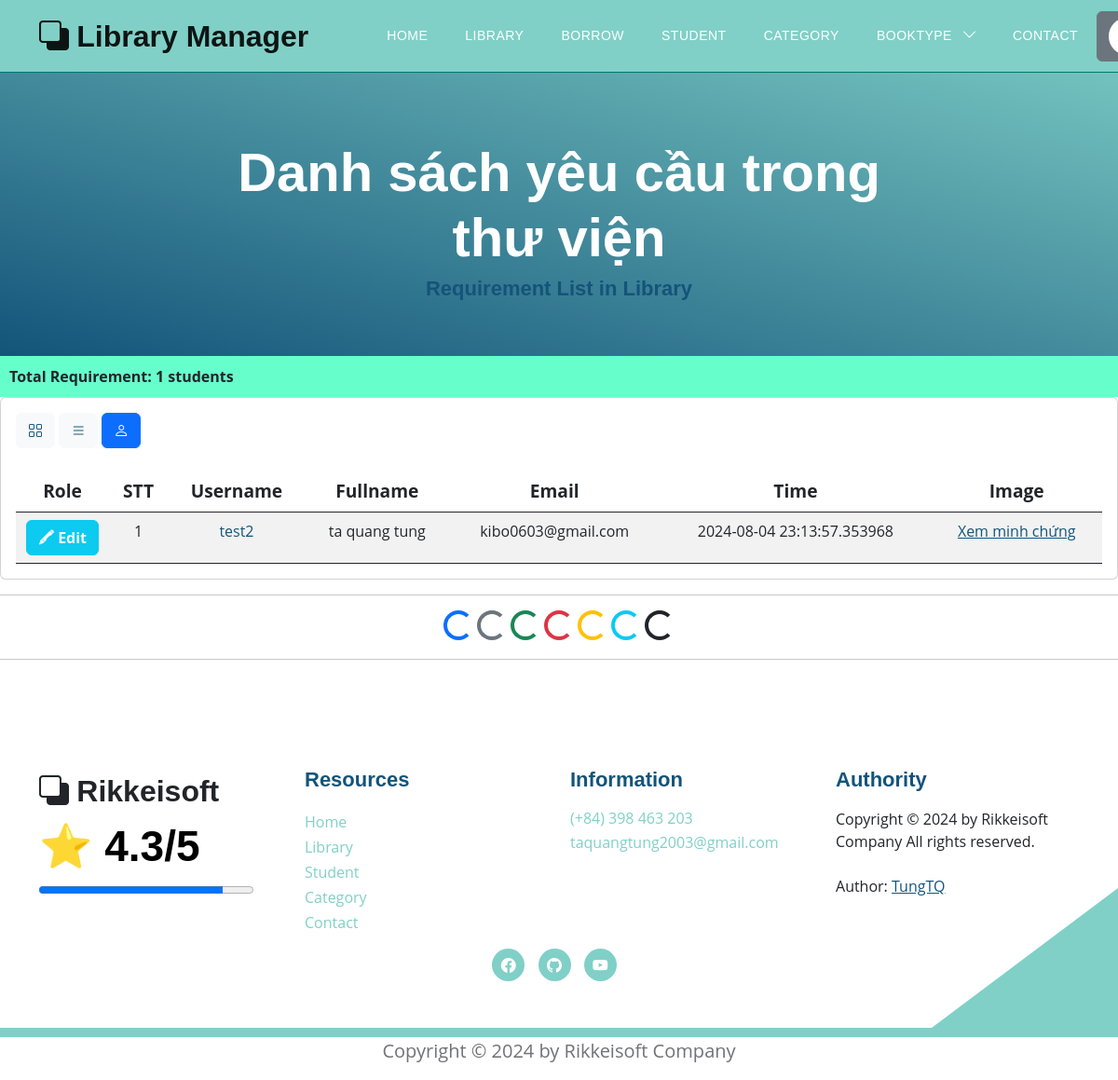
Page /authority/requirements (signed in) on the committed database.
### models.py (models this page shows)
class JoinAdmin(Base):
    __tablename__ = 'joinadmin'
    id = Column(Integer, primary_key=True, autoincrement=True)          # Khóa chính mới cho bảng
    username_id = Column(String(30), ForeignKey('users.username'), nullable=False, index=True)
    image_contribution = Column(String(100), index=True, nullable=True)         # Lưu thông tin chuyển khoản
    inserted_at = Column(DateTime, index=True)      # Thời gian tạo yêu cầu (User)
    updated_at = Column(DateTime, index=True)       # Thời gian update quyền (SuperAdmin)
    status = Column(Boolean, index=True)            # Trạng thái đã đổi
    user = relationship('User', back_populates='join_requests')

class User(Base):
    __tablename__ = 'users'
    username = Column(String(30), primary_key=True, unique=True, index=True)
    fullname = Column(String(100), index=True)
    email = Column(String(100), index=True)
    password = Column(String(100), index=True)
    role = Column(Integer, index=True)
    delete_flag = Column(Integer, index=True)
    avatar = Column(String(500), index=True, nullable=True)     # Trường thông tin avatar
    books = relationship("Book", back_populates="user")
    comments = relationship("CommentBook", back_populates="usercomment")
    join_requests = relationship('JoinAdmin', back_populates='user')

### routers/authority.py (the view)
@router.get('/authority/requirements', response_class=HTMLResponse)
async def get_requirement_list(request: Request, token: str = Cookie(None), db: Session = Depends(models.get_db)):
    mean_star = function.get_mean_star(db)
    all_category2 = db.query(models.Category).filter(models.Category.delete_flag != 1).all()
    if token:
        try:
            decodeJSON = jwt.decode(token, "secret", algorithms=["HS256"])
            username = decodeJSON["username"]
            user = function.get_user(db, username)
            if user.role != 2:
                return templates.TemplateResponse("errors/not_permit_access.html", {"request": request,
                                                                             "mean_star": mean_star,
                                                                             "error": "Không có quyền truy cập trang!"})
            else:
                list_requirement = (
                    db.query(
                    models.JoinAdmin.username_id,
                    models.User.fullname,
                    models.User.email,
                    models.JoinAdmin.inserted_at,
                    models.JoinAdmin.image_contribution
                )
                .join(models.User, models.JoinAdmin.username_id == models.User.username)
                .filter(models.JoinAdmin.status == 0).order_by(models.JoinAdmin.inserted_at).all())
                total_users = len(list_requirement)
                return templates.TemplateResponse("students/student_require.html", {"request": request,
                                                                             "list_requirement": list_requirement,
                                                                             "total_users": total_users,
                                                                             "mean_star": mean_star,
                                                                             "all_category2": all_category2})
        except:
            return templates.TemplateResponse("errors/error_template.html", {"request": request,
                                                        "mean_star": mean_star,
                                                        "all_category2": all_category2,
                                                        })
    else:
        return templates.TemplateResponse("errors/error_template.html", {"request": request,
                                                        "mean_star": mean_star,
                                                        "all_category2": all_category2,
                                                        })

### templates/students/student_require.html (shortened to what this page needs)
{% extends "base.html" %}
{% block content %}
<section class="hero-section d-flex justify-content-center align-items-center" id="section_1"
    style="padding-bottom: 50px;">
    <div class="container">
        <div class="row">
            <div class="col-lg-8 col-12 mx-auto">
                <h1 class="text-white text-center"> Danh sách yêu cầu trong thư viện </h1>
                <h6 class="text-center"> Requirement List in Library </h6>
            </div>
        </div>
    </div>
</section>
<div style="display: flex; justify-content: space-between; align-items: center; background-color: #66FFCC; padding: 10px;">
    <div class="col-md-6">
        <div class="dataTables_length" id="DataTables_Table_0_length">
            <label><b>Total Requirement: {{total_users}} students</b></label>
        </div>
    </div>
</div>
<div class="card card-table comman-shadow">
    <div class="card-body">
        <div class="table-responsive">
            <div id="DataTables_Table_0_wrapper" class="dataTables_wrapper no-footer">
                <div class="row">
                    <div class="button-container">
                        <button class="btn btn-light button">
                            <a href="/users?view=0">
                                <i class="bi bi-grid"></i>
                            </a>
                        </button>
                        <button class="btn btn-light button">
                            <a href="/users?view=1">
                                <i class="bi bi-list"></i>
                            </a>
                        </button>
                        <button class="btn btn-primary button">
                            <a href="/authority/requirements" style="color: inherit; text-decoration: none;">
                                <i class="bi bi-person"></i>
                            </a>
                        </button>
                    </div>
                </div>
                <br>
                <table
                    class="table border-0 star-student table-hover table-center mb-0 datatable table-striped dataTable no-footer"
                    id="DataTables_Table_0" aria-describedby="DataTables_Table_0_info">
                    <thead class="student-thread">
                        <tr style="text-align: center; font-size:larger;">
                            {% if request.cookies.get('token') %}
                                <th style="width: 100px;">Role</th>
                            {% endif %}
                            <th rowspan="1" colspan="1"
                                aria-label="ID: activate to sort column ascending">STT</th>
                            <th rowspan="1" colspan="1"
                                aria-label="Username: activate to sort column ascending">Username</th>
                            <th rowspan="1" colspan="1"
                                aria-label="Fullname: activate to sort column ascending">Fullname</th>
                            <th rowspan="1" colspan="1"
                                aria-label="Email: activate to sort column ascending">Email</th>
                            <th rowspan="1" colspan="1"
                                aria-label="Time: activate to sort column ascending">Time</th>
                            <th rowspan="1" colspan="1"
                                aria-label="Image: activate to sort column ascending">Image</th>
                        </tr>
                    </thead>
                    <tbody>
                        <form action="">
                            {% set start_index = 0 %}
                            {% for student in list_requirement %}
                                <tr class="{% if loop.index is even %} even {% else %}odd{% endif %}">
                                    {% if request.cookies.get('token') %}
                                    <td style="text-align: center;">
                                        <button type="button" class="btn btn-info">
                                            <a href="/users/get_admin?finded_username={{student.username_id}}" style="color: aliceblue;"> <b>🖍 Edit</b> </a>
                                        </button>
                                    </td>
                                    {% endif %}
                                    <td style="text-align: center;">{{start_index + loop.index}}</td>
                                    <td style="text-align: center;"> <a href="/users/detail_student?username_choice={{student.username_id}}">{{ student[0] }}</a></td>
                                    <td style="text-align: center;">{{ student.fullname }}</td>
                                    <td style="text-align: center;">{{ student.email }}</td>
                                    <td style="text-align: center;">{{ student.inserted_at }}</td>
                                    <td style="text-align: center;">
                                        <a href="/static/media/{{student.image_contribution}}" target="_blank"> <u>Xem minh chứng</u> </a>
                                    </td>
                                </tr>
                            {% endfor %}
                        </form>
                    </tbody>
                </table>
            </div>
        </div>
    </div>
</div>
<hr>
<div style="text-align: center;">
    <div class="spinner-border text-primary" role="status">
    </div>
    <div class="spinner-border text-secondary" role="status">
    </div>
    <div class="spinner-border text-success" role="status">
    </div>
    <div class="spinner-border text-danger" role="status">
    </div>
    <div class="spinner-border text-warning" role="status">
    </div>
    <div class="spinner-border text-info" role="status">
    </div>
    <div class="spinner-border text-dark" role="status">
    </div>
</div>
<hr>
{% endblock content %}

### static/css/templatemo-topic-listing.css (style rules this page uses)
:root { --white-color: #ffffff; --primary-color: #13547a; --secondary-color: #80d0c7; --section-bg-color: #f0f8ff; --custom-btn-bg-color: #80d0c7; --custom-btn-bg-hover-color: #13547a; --dark-color: #000000; --p-color: #717275; --border-color: #7fffd4; --link-hover-color: #13547a; --body-font-family: 'Open Sans', sans-serif; --title-font-family: 'Montserrat', sans-serif; --h1-font-size: 58px; --h2-font-size: 46px; --h3-font-size: 32px; --h4-font-size: 28px; --h5-font-size: 24px; --h6-font-size: 22px; --p-font-size: 20px; --menu-font-size: 14px; --btn-font-size: 18px; --copyright-font-size: 16px; --border-radius-large: 100px; --border-radius-medium: 20px; --border-radius-small: 10px; --font-weight-normal: 400; --font-weight-medium: 500; --font-weight-semibold: 600; --font-weight-bold: 700; }
body { background-color: var(--white-color); font-family: var(--body-font-family); }
h2, h3, h4, h5, h6 { color: var(--dark-color); }
h1, h2, h3, h4, h5, h6 { font-family: var(--title-font-family); font-weight: var(--font-weight-semibold); }
h1 { font-size: var(--h1-font-size); font-weight: var(--font-weight-bold); }
h6 { color: var(--primary-color); font-size: var(--h6-font-size); }
a, button { touch-action: manipulation; transition: all 0.3s; }
a { display: inline-block; color: var(--primary-color); text-decoration: none; }
b, strong { font-weight: var(--font-weight-bold); }
.hero-section { background-image: linear-gradient(15deg, #13547a 0%, #80d0c7 100%); position: relative; overflow: hidden; padding-top: 150px; padding-bottom: 150px; }

### rows in the picture
JoinAdmin: index "1", username "test2", fullname "ta quang tung", email "kibo0603@gmail.com", inserted_at "2024-08-04 23:13:57.353968"

### other values in the picture
{{ total_users }} "1"
{{ mean_star }} "4.3"
